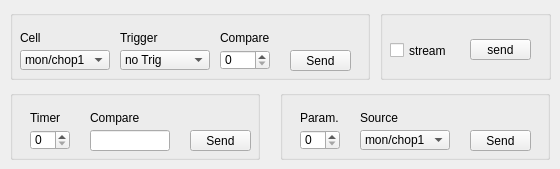
     <widget class="QWidget" name="tab">
      <attribute name="title">
       <string>Counters, Timers, Parameters</string>
      </attribute>
      <widget class="QGroupBox" name="groupBox9">
       <property name="geometry">
        <rect>
         <x>10</x>
         <y>10</y>
         <width>360</width>
         <height>70</height>
        </rect>
       </property>
       <property name="toolTip">
        <string/>
       </property>
       <widget class="QLabel" name="textLabel1_7">
        <property name="geometry">
         <rect>
          <x>10</x>
          <y>20</y>
          <width>30</width>
          <height>16</height>
         </rect>
        </property>
        <property name="text">
         <string>Cell</string>
        </property>
        <property name="wordWrap">
         <bool>false</bool>
        </property>
       </widget>
       <widget class="QLabel" name="textLabel1_7_3">
        <property name="geometry">
         <rect>
          <x>110</x>
          <y>20</y>
          <width>41</width>
          <height>16</height>
         </rect>
        </property>
        <property name="text">
         <string>Trigger</string>
        </property>
        <property name="wordWrap">
         <bool>false</bool>
        </property>
       </widget>
       <widget class="QLabel" name="textLabel1_7_2">
        <property name="geometry">
         <rect>
          <x>210</x>
          <y>20</y>
          <width>54</width>
          <height>16</height>
         </rect>
        </property>
        <property name="text">
         <string>Compare</string>
        </property>
        <property name="wordWrap">
         <bool>false</bool>
        </property>
       </widget>
       <widget class="QPushButton" name="sendCellButton">
        <property name="geometry">
         <rect>
          <x>280</x>
          <y>40</y>
          <width>61</width>
          <height>21</height>
         </rect>
        </property>
        <property name="toolTip">
         <string>send cell data</string>
        </property>
        <property name="text">
         <string>Send</string>
        </property>
       </widget>
       <widget class="QComboBox" name="cellSource">
        <property name="geometry">
         <rect>
          <x>10</x>
          <y>40</y>
          <width>90</width>
          <height>20</height>
         </rect>
        </property>
        <property name="toolTip">
         <string>Select counter / ADC cell</string>
        </property>
        <item>
         <property name="text">
          <string>mon/chop1</string>
         </property>
        </item>
        <item>
         <property name="text">
          <string>mon/chop2</string>
         </property>
        </item>
        <item>
         <property name="text">
          <string>mon/chop3</string>
         </property>
        </item>
        <item>
         <property name="text">
          <string>mon/chop4</string>
         </property>
        </item>
        <item>
         <property name="text">
          <string>digInput1</string>
         </property>
        </item>
        <item>
         <property name="text">
          <string>digInput2</string>
         </property>
        </item>
        <item>
         <property name="text">
          <string>ADC1</string>
         </property>
        </item>
        <item>
         <property name="text">
          <string>ADC2</string>
         </property>
        </item>
       </widget>
       <widget class="QComboBox" name="cellTrigger">
        <property name="geometry">
         <rect>
          <x>110</x>
          <y>40</y>
          <width>90</width>
          <height>20</height>
         </rect>
        </property>
        <property name="toolTip">
         <string>Select trigger for cell</string>
        </property>
        <item>
         <property name="text">
          <string>no Trig</string>
         </property>
        </item>
        <item>
         <property name="text">
          <string>auxTimer1</string>
         </property>
        </item>
        <item>
         <property name="text">
          <string>auxTimer2</string>
         </property>
        </item>
        <item>
         <property name="text">
          <string>auxTimer3</string>
         </property>
        </item>
        <item>
         <property name="text">
          <string>auxTimer4</string>
         </property>
        </item>
        <item>
         <property name="text">
          <string>digInput1</string>
         </property>
        </item>
        <item>
         <property name="text">
          <string>digInput2</string>
         </property>
        </item>
        <item>
         <property name="text">
          <string>compareReg</string>
         </property>
        </item>
       </widget>
       <widget class="QSpinBox" name="cellCompare">
        <property name="geometry">
         <rect>
          <x>210</x>
          <y>40</y>
          <width>50</width>
          <height>20</height>
         </rect>
        </property>
        <property name="toolTip">
         <string>Define compare source for cell</string>
        </property>
        <property name="maximum">
         <number>22</number>
        </property>
       </widget>
      </widget>
      <widget class="QGroupBox" name="groupBox16">
       <property name="geometry">
        <rect>
         <x>380</x>
         <y>10</y>
         <width>171</width>
         <height>70</height>
        </rect>
       </property>
       <widget class="QCheckBox" name="statusStream">
        <property name="geometry">
         <rect>
          <x>10</x>
          <y>30</y>
          <width>70</width>
          <height>21</height>
         </rect>
        </property>
        <property name="toolTip">
         <string>send status stream when daq is stopped</string>
        </property>
        <property name="text">
         <string>stream</string>
        </property>
       </widget>
       <widget class="QPushButton" name="setStream">
        <property name="geometry">
         <rect>
          <x>90</x>
          <y>29</y>
          <width>61</width>
          <height>21</height>
         </rect>
        </property>
        <property name="text">
         <string>send</string>
        </property>
       </widget>
      </widget>
      <widget class="QGroupBox" name="groupBox9_2">
       <property name="geometry">
        <rect>
         <x>10</x>
         <y>90</y>
         <width>250</width>
         <height>70</height>
        </rect>
       </property>
       <property name="toolTip">
        <string/>
       </property>
       <widget class="QLabel" name="textLabel1_7_4">
        <property name="geometry">
         <rect>
          <x>20</x>
          <y>20</y>
          <width>34</width>
          <height>16</height>
         </rect>
        </property>
        <property name="text">
         <string>Timer</string>
        </property>
        <property name="wordWrap">
         <bool>false</bool>
        </property>
       </widget>
       <widget class="QLabel" name="textLabel1_7_3_2">
        <property name="geometry">
         <rect>
          <x>80</x>
          <y>20</y>
          <width>54</width>
          <height>16</height>
         </rect>
        </property>
        <property name="text">
         <string>Compare</string>
        </property>
        <property name="wordWrap">
         <bool>false</bool>
        </property>
       </widget>
       <widget class="QPushButton" name="sendAux">
        <property name="geometry">
         <rect>
          <x>180</x>
          <y>40</y>
          <width>61</width>
          <height>21</height>
         </rect>
        </property>
        <property name="toolTip">
         <string>send timer setting</string>
        </property>
        <property name="text">
         <string>Send</string>
        </property>
       </widget>
       <widget class="QSpinBox" name="timer">
        <property name="geometry">
         <rect>
          <x>20</x>
          <y>40</y>
          <width>40</width>
          <height>20</height>
         </rect>
        </property>
        <property name="toolTip">
         <string>select timer number</string>
        </property>
        <property name="maximum">
         <number>3</number>
        </property>
       </widget>
       <widget class="QLineEdit" name="compareAux">
        <property name="geometry">
         <rect>
          <x>80</x>
          <y>40</y>
          <width>80</width>
          <height>21</height>
         </rect>
        </property>
        <property name="toolTip">
         <string>define compare value</string>
        </property>
       </widget>
      </widget>
      <widget class="QGroupBox" name="groupBox9_2_2">
       <property name="geometry">
        <rect>
         <x>280</x>
         <y>90</y>
         <width>270</width>
         <height>70</height>
        </rect>
       </property>
       <property name="toolTip">
        <string/>
       </property>
       <widget class="QLabel" name="textLabel1_7_4_2_2">
        <property name="geometry">
         <rect>
          <x>80</x>
          <y>20</y>
          <width>41</width>
          <height>16</height>
         </rect>
        </property>
        <property name="text">
         <string>Source</string>
        </property>
        <property name="wordWrap">
         <bool>false</bool>
        </property>
       </widget>
       <widget class="QLabel" name="textLabel1_7_4_2">
        <property name="geometry">
         <rect>
          <x>20</x>
          <y>20</y>
          <width>60</width>
          <height>16</height>
         </rect>
        </property>
        <property name="text">
         <string>Param.</string>
        </property>
        <property name="wordWrap">
         <bool>false</bool>
        </property>
       </widget>
       <widget class="QPushButton" name="sendParam">
        <property name="geometry">
         <rect>
          <x>190</x>
          <y>40</y>
          <width>61</width>
          <height>21</height>
         </rect>
        </property>
        <property name="toolTip">
         <string>send parameter settings for selected parameter</string>
        </property>
        <property name="text">
         <string>Send</string>
        </property>
       </widget>
       <widget class="QComboBox" name="paramSource">
        <property name="geometry">
         <rect>
          <x>80</x>
          <y>40</y>
          <width>90</width>
          <height>20</height>
         </rect>
        </property>
        <property name="toolTip">
         <string>select parameter source</string>
        </property>
        <item>
         <property name="text">
          <string>mon/chop1</string>
         </property>
        </item>
        <item>
         <property name="text">
          <string>mon/chop2</string>
         </property>
        </item>
        <item>
         <property name="text">
          <string>mon/chop3</string>
         </property>
        </item>
        <item>
         <property name="text">
          <string>mon/chop4</string>
         </property>
        </item>
        <item>
         <property name="text">
          <string>digInput1</string>
         </property>
        </item>
        <item>
         <property name="text">
          <string>digInput2</string>
         </property>
        </item>
        <item>
         <property name="text">
          <string>ADC1,2, DigIn1,2</string>
         </property>
        </item>
        <item>
         <property name="text">
          <string>event counter</string>
         </property>
        </item>
        <item>
         <property name="text">
          <string>master clock</string>
         </property>
        </item>
       </widget>
       <widget class="QSpinBox" name="param">
        <property name="geometry">
         <rect>
          <x>20</x>
          <y>40</y>
          <width>40</width>
          <height>20</height>
         </rect>
        </property>
        <property name="toolTip">
         <string>select parameter number</string>
        </property>
        <property name="maximum">
         <number>3</number>
        </property>
       </widget>
      </widget>
     </widget>
